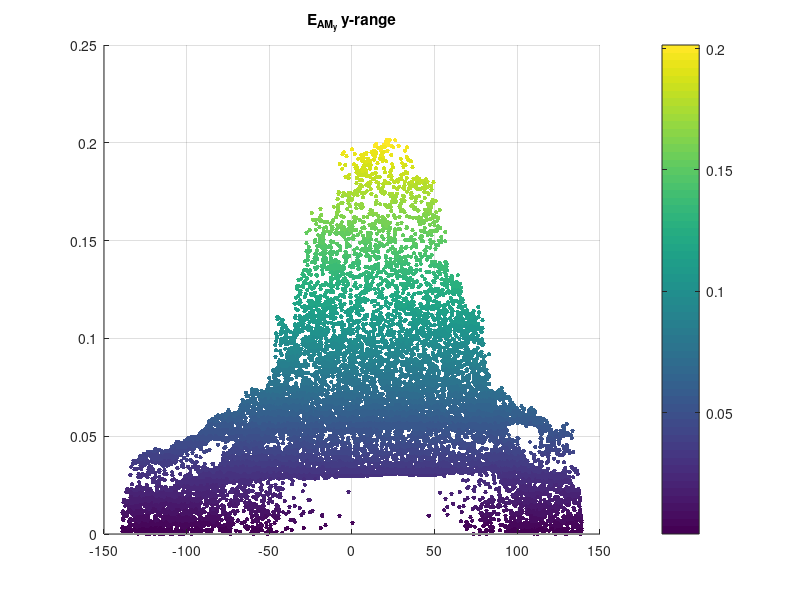

This chart was generated by the following MATLAB code: (Note: this script raises an error after producing the figure.)
% 1-sphere comsol range plot for cutplane1

clc
clear
close all

load dataex.mat

% data parameters
x = dataex(:,1);
y = dataex(:,2);
z = dataex(:,3);
ecEx = dataex(:,4);
ec2Ex = dataex(:,5);
ecEy = dataex(:,6);
ec2Ey = dataex(:,7);
ecEz = dataex(:,8);
ec2Ez = dataex(:,9);

% Electric potential
ecSum = ecEy+ec2Ey;
% amplitude modulation y
ecAmpy = abs(sqrt((ecEy+ec2Ey).^2)-sqrt((ecEy-ec2Ey).^2));
% amplitude modulation x
ecAmpx = abs(sqrt((ecEx+ec2Ex).^2)-sqrt((ecEx-ec2Ex).^2));
% amplitude modulation z
ecAmpz = abs(sqrt((ecEz+ec2Ez).^2)-sqrt((ecEz-ec2Ez).^2));

%% data from cutplane1

% Max position AMy
[My,Iy] = max(ecAmpy);
Xy = x(Iy);
Yy = y(Iy);
Zy = z(Iy);

% Max position AMx
[Mx,Ix] = max(ecAmpx);
Xx = x(Ix);
Yx = y(Ix);
Zx = z(Ix);

% Max position AMx
[Mz,Iz] = max(ecAmpx);
Xz = x(Iz);
Yz = y(Iz);
Zz = z(Iz);

%%%%%%%%%%%%%%%%%%%%%%%%% Range %%%%%%%%%%%%%%%%%%%%%%%%%%%%%%%%%%%%%%%
% extremely fine mesh data
% AMy in y view
figure;
s = 100*ones(1,numel(ecAmpy));
scatter3(x, y, ecAmpy, s, ecAmpy,'.');
title('E_{AM_y} y-range');
view(90,0); h = colorbar; h.Label.String = 'Modulation Amplitude (V/m)';
h.AxisLocation = 'out';
zlabel('E_{AM_y}')
ylabel('y')

% AMy in x view
figure;
s = 100*ones(1,numel(ecAmpy));
scatter3(x, y, ecAmpy, s, ecAmpy,'.');
title('E_{AM_y} x-range');
view(0,0); h = colorbar; h.Label.String = 'Modulation Amplitude (V/m)';
zlabel('E_{AM_y}')
xlabel('x')


